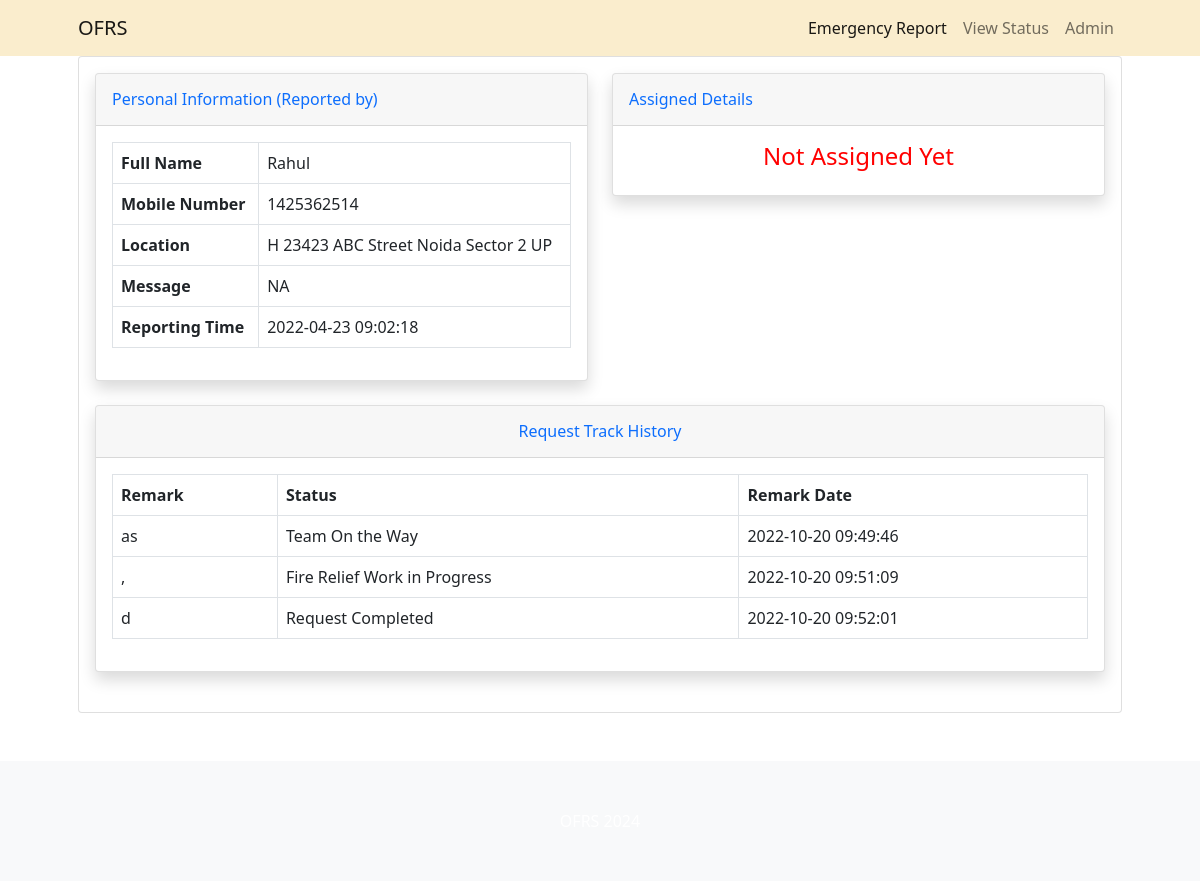
The page /details.php?requestid=2 on the database its author committed.
### tables this page shows
CREATE TABLE `tblsite` (
  `id` int(11) NOT NULL,
  `siteTitle` varchar(255) DEFAULT NULL,
  `siteLogo` varchar(255) DEFAULT NULL
);

CREATE TABLE `tblemergencyreport` (
  `id` int(11) NOT NULL,
  `fullName` varchar(255) DEFAULT NULL,
  `mobileNumber` bigint(12) DEFAULT NULL,
  `location` mediumtext DEFAULT NULL,
  `messgae` mediumtext DEFAULT NULL,
  `assignTo` int(11) DEFAULT NULL,
  `status` varchar(120) DEFAULT NULL,
  `postingDate` timestamp NULL DEFAULT current_timestamp(),
  `assignTime` varchar(255) DEFAULT NULL,
  `assignTme` varchar(255) NOT NULL
);

CREATE TABLE `tblemergencyrequesthistory` (
  `id` int(11) NOT NULL,
  `requestId` int(11) DEFAULT NULL,
  `status` varchar(120) DEFAULT NULL,
  `remark` mediumtext DEFAULT NULL,
  `postingDate` timestamp NOT NULL DEFAULT current_timestamp()
);

### details.php (the view, shortened to what this page needs)
<?php include_once('includes/config.php');
?>
<!DOCTYPE html>
<html lang="en">
<head>
    <link href="css/styles.css" rel="stylesheet" />
</head>
<body>
    <?php include_once('includes/header.php') ?>
    <div class="container px-4 px-lg-5">
        <div class="row gx-4 gx-lg-5">
            <div class="col-md-12 mb-5">
                <div class="card h-100">
                    <div class="card-body">
                        <div class="row">
                            <div class="col-lg-6">
                                <div class="card shadow mb-4">
                                    <div class="card-header py-3">
                                        <h6 class="m-0 font-weight-bold text-primary">Personal Information (Reported by)</h6>
                                    </div>
                                    <div class="card-body">
                                        <?php $rid = $_GET['requestid'];
                                        $query = mysqli_query($con, "select * from tblemergencyreport where id='$rid'");
                                        while ($row = mysqli_fetch_array($query)) {
                                        ?>
                                            <table class="table table-bordered" width="100%" cellspacing="0">
                                                <tr>
                                                    <th>Full Name</th>
                                                    <td><?php echo $row['fullName']; ?></td>
                                                </tr>
                                                <tr>
                                                    <th>Mobile Number</th>
                                                    <td><?php echo $row['mobileNumber']; ?></td>
                                                </tr>
                                                <tr>
                                                    <th>Location</th>
                                                    <td><?php echo $row['location']; ?></td>
                                                </tr>
                                                <tr>
                                                    <th>Message</th>
                                                    <td><?php echo $row['messgae']; ?></td>
                                                </tr>
                                                <tr>
                                                    <th>Reporting Time</th>
                                                    <td><?php echo $row['postingDate']; ?></td>
                                                </tr>
                                            </table>
                                        <?php } ?>
                                    </div>
                                </div>
                            </div>
                            <div class="col-lg-6">
                                <div class="card shadow mb-4">
                                    <div class="card-header py-3">
                                        <h6 class="m-0 font-weight-bold text-primary">Assigned Details</h6>
                                    </div>
                                    <div class="card-body">
                                        <?php $query = mysqli_query($con, "select * from tblemergencyreport
join tblteams on tblteams.id=tblemergencyreport.assignTo
    where tblemergencyreport.id='$rid'");
                                        $count = mysqli_num_rows($query);
                                        if ($count > 0) {
                                            while ($row = mysqli_fetch_array($query)) { ?>
                                                <table class="table table-bordered" width="100%" cellspacing="0">
                                                    <tr>
                                                        <th>Team Name</th>
                                                        <td><?php echo $row['teamName']; ?></td>
                                                    </tr>
                                                    <tr>
                                                        <th>Team Leader Name</th>
                                                        <td><?php echo $row['teamLeaderName']; ?></td>
                                                    </tr>
                                                    <tr>
                                                        <th>TL Mobile No.</th>
                                                        <td><?php echo $row['teamLeadMobno']; ?></td>
                                                    </tr>
                                                    <tr>
                                                        <th>Team Members</th>
                                                        <td><?php echo $row['teamMembers']; ?></td>
                                                    </tr>
                                                    <tr>
                                                        <th>Assigned Time</th>
                                                        <td><?php echo $row['assignTme']; ?></td>
                                                    </tr>
                                                </table>
                                            <?php }
                                        } else { ?>
                                            <h4 style="color:red;" align="center">Not Assigned Yet</h4>
                                        <?php } ?>
                                    </div>
                                </div>
                            </div>
                        </div>
                        <?php
                        $ret = mysqli_query($con, "select * from tblemergencyrequesthistory where requestId='$rid'");
                        $num = mysqli_num_rows($ret);
                        ?>
                        <div class="row">
                            <div class="col-lg-12">
                                <div class="card shadow mb-4">
                                    <div class="card-header py-3">
                                        <h6 class="m-0 font-weight-bold text-primary" align="center">Request Track History</h6>
                                    </div>
                                    <div class="card-body">
                                        <?php if ($num > 0) {
                                        ?>
                                            <table class="table table-bordered" width="100%" cellspacing="0">
                                                <tr>
                                                    <th>Remark</th>
                                                    <th>Status</th>
                                                    <th>Remark Date</th>
                                                    <?php while ($result = mysqli_fetch_array($ret)) { ?>
                                                </tr>
                                                <tr>
                                                    <td><?php echo $result['remark']; ?></td>
                                                    <td><?php echo $result['status']; ?></td>
                                                    <td><?php echo $result['postingDate']; ?></td>
                                                </tr>
                                            <?php }
                                            ?>
                                            </table>
                                        <?php
                                        } else { ?>
                                            <h4 align="center" style="color:red"> No Tracking history found </h4>
                                        <?php } ?>
                                    </div>
                                </div>
                            </div>
                        </div>
                    </div>
                </div>
            </div>
        </div>
    </div>
    <?php include_once('includes/footer.php') ?>
</body>
</html>

### includes/header.php (shortened to what this page needs)
                <?php $query=mysqli_query($con,"select * from tblsite");
while($row=mysqli_fetch_array($query)){
$wtitle=$row['siteTitle'];
}  ?>
        <nav class="navbar navbar-expand-lg navbar-light" style="background-color: #faedcd;">
            <div class="container px-5">
                <a class="navbar-brand" href="index.php">   <?php echo $wtitle;?></a>
                <div class="collapse navbar-collapse" id="navbarSupportedContent">
                    <ul class="navbar-nav ms-auto mb-2 mb-lg-0">
                        <li class="nav-item"><a class="nav-link active" aria-current="page" href="index.php
                            ">Emergency Report</a></li>
                        <li class="nav-item"><a class="nav-link" href="search.php">View Status</a></li>
                        <li class="nav-item"><a class="nav-link" href="admin/">Admin</a></li>
                    </ul>
                </div>
            </div>
        </nav>

### rows shown on the page
tblsite: siteTitle "OFRS"
tblemergencyreport: fullName "Rahul", mobileNumber "1425362514", location "H 23423 ABC Street Noida Sector 2 UP", messgae "NA", postingDate "2022-04-23 09:02:18"
tblemergencyrequesthistory: remark "as", status "Team On the Way", postingDate "2022-10-20 09:49:46"
tblemergencyrequesthistory: remark ",", status "Fire Relief Work in Progress", postingDate "2022-10-20 09:51:09"
tblemergencyrequesthistory: remark "d", status "Request Completed", postingDate "2022-10-20 09:52:01"
